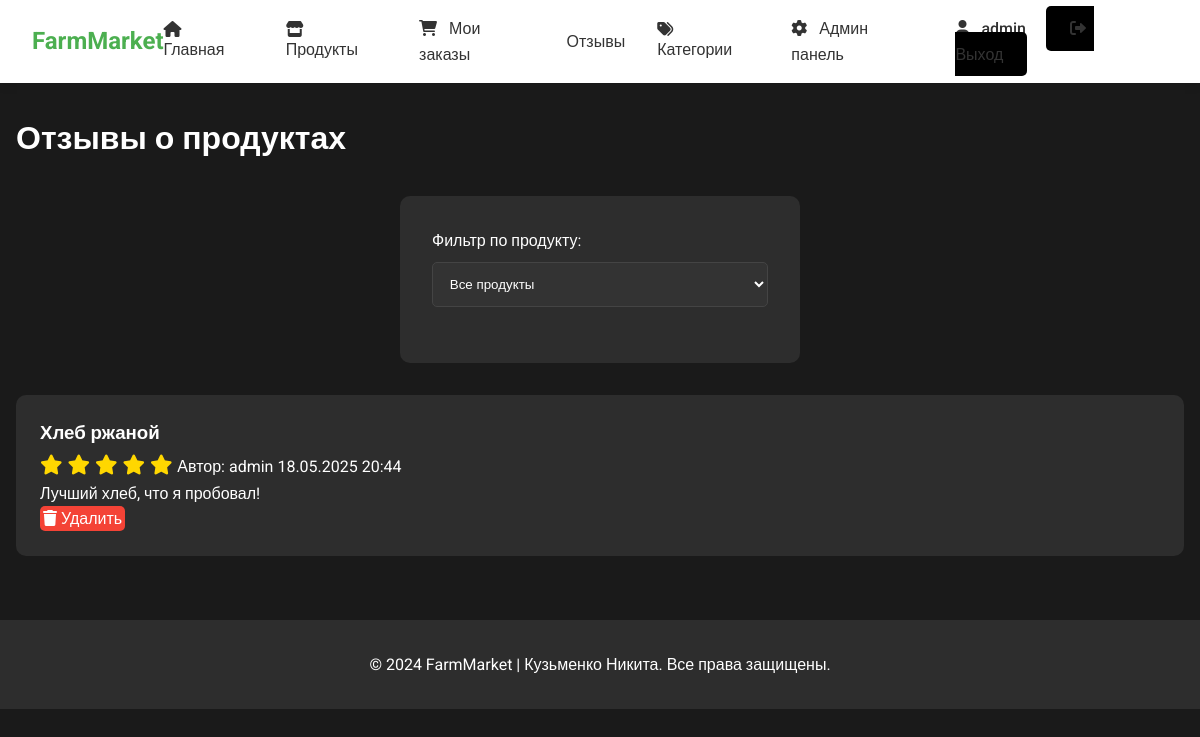
The app's page /reviews (signed in) with its own data.
### application/db.py (models this page shows, shortened)
class User(db.Model, UserMixin):
    id = db.Column(db.Integer, primary_key=True)
    name = db.Column(db.String(100), nullable=False)
    surname = db.Column(db.String(100), nullable=False)
    email = db.Column(db.String(120), unique=True, nullable=False)
    password_hash = db.Column(db.String(128))
    role = db.Column(db.String(20), default='user') # roles: user, seller, admin
    is_active = db.Column(db.Boolean, default=True)
    created_at = db.Column(db.DateTime, default=datetime.now())
    @property
    def password(self):
        raise AttributeError('Password is not a readable attribute')
    products = db.relationship('Product', backref='seller', lazy=True)
    orders = db.relationship('Orders', backref='user', lazy=True)
    reviews = db.relationship('Reviews', backref='user', lazy=True)
    cart = db.relationship('Cart', backref='user', lazy=True, uselist=False)

class Reviews(db.Model):
    id = db.Column(db.Integer, primary_key=True)
    product_id = db.Column(db.Integer, db.ForeignKey('product.id'), nullable=False)
    user_id = db.Column(db.Integer, db.ForeignKey('user.id'), nullable=False)
    rating = db.Column(db.Integer, nullable=False)
    comment = db.Column(db.Text, nullable=True)
    created_at = db.Column(db.DateTime, default=datetime.now())
    product = db.relationship('Product', backref=db.backref('reviews', lazy=True))

class Product(db.Model):
    id = db.Column(db.Integer, primary_key=True)
    name = db.Column(db.String(150), nullable=False)
    description = db.Column(db.Text, nullable=True)
    price = db.Column(db.Float, nullable=False)
    count = db.Column(db.Integer, nullable=False)
    seller_id = db.Column(db.Integer, db.ForeignKey('user.id'), nullable=False)
    category_id = db.Column(db.Integer, db.ForeignKey('category.id'), nullable=False)
    image = db.Column(db.String(255), nullable=True)
    category = db.relationship('Category', backref=db.backref('products', lazy=True))

### application/views.py (the view)
@app.route('/reviews')
def reviews_list():
    product_id = request.args.get('product', type=int)
    user_id = request.args.get('user', type=int)
    query = Reviews.query
    if product_id:
        query = query.filter(Reviews.product_id == product_id)
    if user_id:
        query = query.filter(Reviews.user_id == user_id)
    reviews = query.join(Product).order_by(Reviews.created_at.desc()).all()
    products = Product.query.all()
    return render_template('reviews/list.html',
                         reviews=reviews,
                         products=products,
                         selected_product=product_id)

### application/app.py (called while the page is built)
@login_manager.user_loader
def load_user(user_id):
    from application.db import User
    return User.query.get(int(user_id))

### templates/reviews/list.html (shortened to what this page needs)
{% extends 'base.html' %}
{% block content %}
<div class="page-header">
    <h1>Отзывы о продуктах</h1>
</div>
<div class="reviews-filters">
    <form method="GET" class="filter-form">
        <div class="form-group">
            <label>Фильтр по продукту:</label>
            <select name="product" class="form-control" onchange="this.form.submit()">
                <option value="">Все продукты</option>
            </select>
        </div>
    </form>
</div>
<div class="reviews-list">
    {% if reviews %}
        {% for review in reviews %}
        <div class="review-card">
            <div class="review-header">
                <h3>{{ review.product.name }}</h3>
                <div class="review-meta">
                    <span class="rating">
                        {% for i in range(5) %}
                            {% if i < review.rating %}
                                <i class="fas fa-star"></i>
                            {% else %}
                                <i class="far fa-star"></i>
                            {% endif %}
                        {% endfor %}
                    </span>
                    <span class="author">Автор: {{ review.user.name }}</span>
                    <span class="date">{{ review.created_at.strftime('%d.%m.%Y %H:%M') }}</span>
                </div>
            </div>
            <div class="review-content">
                <p>{{ review.comment }}</p>
            </div>
            {% if current_user.is_authenticated and (current_user.role == 'admin' or current_user.id == review.user_id) %}
            <div class="review-actions">
                <a href="{{ url_for('review_delete', id=review.id) }}"
                   class="btn btn-danger btn-sm" style="padding: 3px;"
                   onclick="return confirm('Вы уверены, что хотите удалить этот отзыв?')">
                    <i class="fas fa-trash"></i> Удалить
                </a>
            </div>
            {% endif %}
        </div>
        {% endfor %}
    {% else %}
        <div class="no-reviews">
            <p>Отзывы не найдены</p>
        </div>
    {% endif %}
</div>
{% endblock %}

### templates/base.html (shortened to what this page needs)
<html>
  <head>
    <link rel="stylesheet" href="{{ url_for('static', filename='styles.css') }}" />
    <link rel="stylesheet" href="https://cdnjs.cloudflare.com/ajax/libs/font-awesome/6.0.0/css/all.min.css" />
  </head>
  <body>
    <nav class="navbar">
      <div class="nav-brand">
        <a href="{{ url_for('index') }}">FarmMarket</a>
      </div>
      <div class="nav-links">
        <a href="{{ url_for('index') }}"><i class="fas fa-home"></i> Главная</a>
        <a href="{{ url_for('products_list') }}"><i class="fas fa-store"></i> Продукты</a>
        {% if current_user.is_authenticated %}
          <a href="{{ url_for('orders_list') }}"><i class="fas fa-shopping-cart"></i> Мои заказы</a>
          <a class="nav-link" href="{{ url_for('reviews_list') }}">Отзывы</a>
          {% if current_user.role == 'admin' %}
            <a href="{{ url_for('categories_list') }}"><i class="fas fa-tags"></i> Категории</a>
            <a href="{{ url_for('admin_panel.index') }}"><i class="fas fa-cog"></i> Админ панель</a>
          {% endif %}
        {% endif %}
        <div class="auth-buttons">
          {% if current_user.is_authenticated %}
            <span class="user-info"><i class="fas fa-user"></i> {{ current_user.name }}</span>
            <a href="{{ url_for('logout') }}" class="btn btn-primary"><i class="fas fa-sign-out-alt"></i> Выход</a>
          {% else %}
            <a href="{{ url_for('login') }}" class="btn btn-login"><i class="fas fa-sign-in-alt"></i> Вход</a>
            <a href="{{ url_for('register') }}" class="btn btn-register"><i class="fas fa-user-plus"></i> Регистрация</a>
          {% endif %}
        </div>
      </div>
    </nav>
    <main class="container">
      {% block content %}
      {% endblock %}
    </main>
    <footer class="footer">
      <p>&copy; 2024 FarmMarket | Кузьменко Никита. Все права защищены.</p>
    </footer>
  </body>
</html>

### static/styles.css (style rules this page uses)
:root { --primary-color: #4CAF50; --primary-dark: #388E3C; --background-dark: #1a1a1a; --nav-bg: #ffffff; --text-light: #ffffff; --text-dark: #333333; --card-bg: #2d2d2d; }
* { margin: 0; padding: 0; box-sizing: border-box; }
body { font-family: 'Roboto', sans-serif; background-color: var(--background-dark); color: var(--text-light); line-height: 1.6; }
.navbar { background-color: var(--nav-bg); padding: 1rem 2rem; display: flex; justify-content: space-between; align-items: center; box-shadow: 0 2px 10px rgba(0, 0, 0, 0.1); }
.nav-brand a { color: var(--primary-color); font-size: 1.5rem; font-weight: 700; text-decoration: none; }
.nav-links { display: flex; align-items: center; gap: 2rem; }
.nav-links a { color: var(--text-dark); text-decoration: none; font-weight: 500; transition: color 0.3s ease; }
.btn { padding: 0.8rem 1.5rem; border-radius: 5px; text-decoration: none; font-weight: 500; transition: all 0.3s ease; }
.btn-primary { background-color: #000; color: white; }
form { max-width: 400px; margin: 2rem auto; padding: 2rem; background-color: var(--card-bg); border-radius: 10px; }
form div { margin-bottom: 1rem; }
form label { display: block; margin-bottom: 0.5rem; }
.footer { text-align: center; padding: 2rem; background-color: var(--card-bg); margin-top: 4rem; }
.container { max-width: 1200px; margin: 0 auto; padding: 0 1rem; }
.page-header { display: flex; justify-content: space-between; align-items: center; margin-bottom: 2rem; margin-top: 30px; }
.form-group { margin-bottom: 1.5rem; }
.form-control { width: 100%; padding: 0.8rem; border: 1px solid #444; border-radius: 5px; background-color: #333; color: var(--text-light); }
.btn-danger { background-color: #f44336; color: white; }
.reviews-list { display: grid; gap: 1rem; }
.review-card { background-color: var(--card-bg); padding: 1.5rem; border-radius: 10px; }
.rating { color: #ffd700; font-size: 1.25rem; margin-bottom: 0.5rem; }
.user-info { color: var(--text-dark); margin-right: 1rem; font-weight: 500; }
.nav-links i { margin-right: 0.5rem; }
.filter-form { display: flex; gap: 1rem; align-items: flex-end; }
.form-group { flex: 1; }

### records on screen
User: name "admin"
Reviews: product.name "Хлеб ржаной", rating 5 (drawn), user.name "admin", created_at "18.05.2025 20:44", comment "Лучший хлеб, что я пробовал!"
